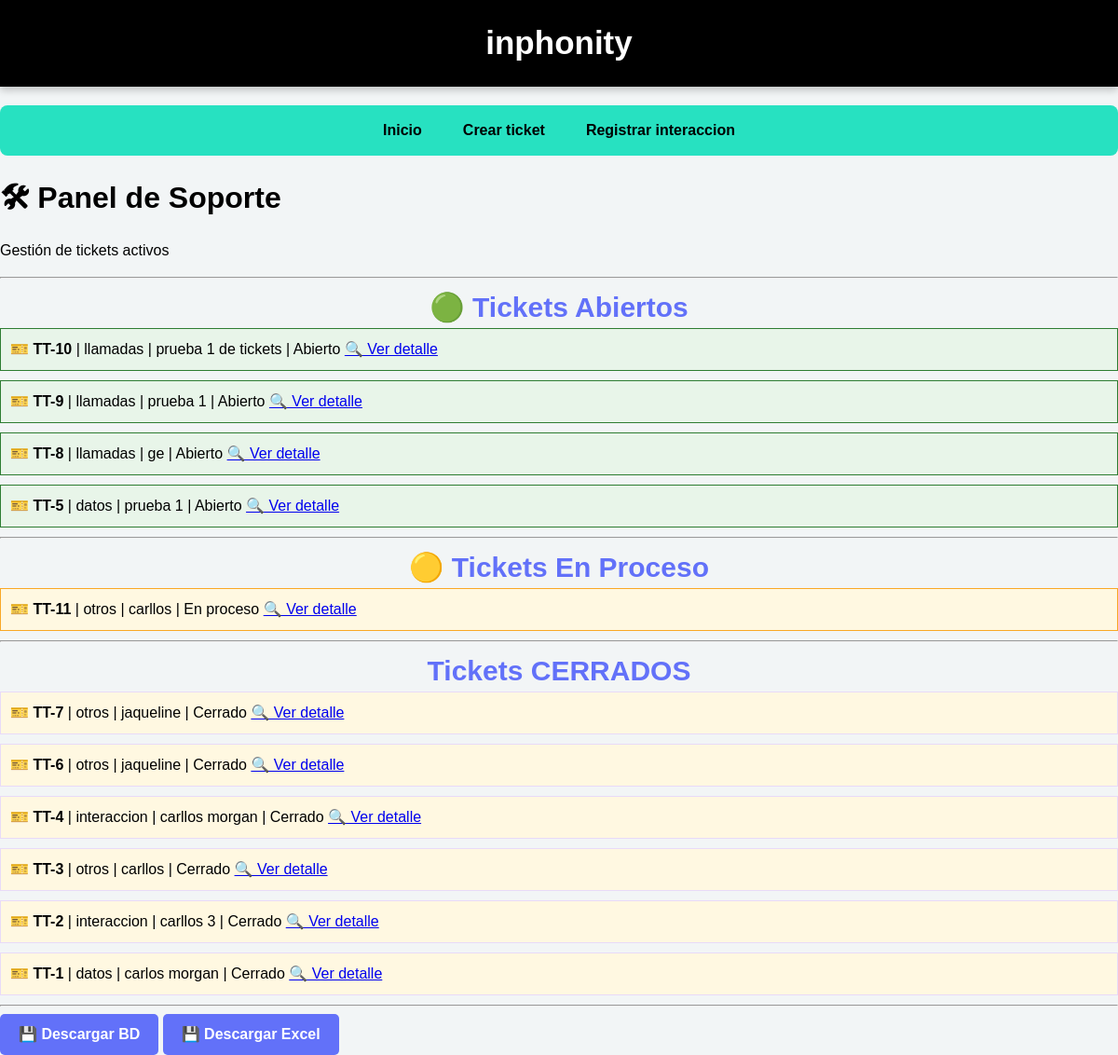
/soporte, run on the app's committed database.
### tables this page shows
CREATE TABLE tickets (
        id INTEGER PRIMARY KEY AUTOINCREMENT,
        ejecutivo_nombre TEXT,
        ejecutivo_email TEXT,
        categoria TEXT,
        cliente_nombre TEXT,
        cliente_correo TEXT,
        dn_afectado TEXT,
        dn_contacto TEXT,
        rol TEXT,
        canal TEXT,
        descripcion_error TEXT,
        compania TEXT,
        numeros_prueba TEXT,
        numero_prueba TEXT,
        version_software TEXT,
        locucion TEXT,
        ubicacion TEXT,
        validaciones TEXT,
        tipo_afectacion TEXT,
        pagina_app TEXT,
        estatus TEXT DEFAULT 'Abierto'
    , descripcion_solicitud TEXT, descripcion_interaccion TEXT, fecha_creacion TIMESTAMP DEFAULT CURRENT_TIMESTAMP, fecha_cierre TIMESTAMP, link_genesys TEXT);

### app.py (the view)
@app.route("/soporte")
def panel_soporte():
    conn = sqlite3.connect(DB)
    conn.row_factory = sqlite3.Row
    cursor = conn.cursor()
    cursor.execute("SELECT * FROM tickets WHERE estatus='Abierto' ORDER BY id DESC")
    abiertos = cursor.fetchall()
    cursor.execute("SELECT * FROM tickets WHERE estatus='En proceso' ORDER BY id DESC")
    en_proceso = cursor.fetchall()
    cursor.execute("SELECT * FROM tickets WHERE LOWER(estatus)='cerrado' ORDER BY id DESC")
    cerrados = cursor.fetchall()
    conn.close()
    return render_template(
        "soporte.html",
        abiertos=abiertos,
        en_proceso=en_proceso,
        cerrados=cerrados,
    )

### templates/soporte.html (shortened to what this page needs)
<!DOCTYPE html>
<html>
<head>
    <link rel="stylesheet" href="{{ url_for('static', filename='estilos/styles.css') }}">
</head>
<body>
  <header>
 <h1>inphonity </h1>
    </header>
    <nav>
       <a href="/inicio_cc">Inicio</a>
        <a href="/">Crear ticket</a>
        <a href="/registro_interacciones">Registrar interaccion</a>
    </nav>
<h1>🛠 Panel de Soporte</h1>
<p>Gestión de tickets activos</p>
<hr>
<h2>🟢 Tickets Abiertos</h2>
{% for t in abiertos %}
<div style="border:1px solid #2e7d32; padding:10px; margin-bottom:10px; background:#e8f5e9;">
    🎫 <b>TT-{{ t.id }}</b> |
    {{ t.categoria }} |
    {{ t.cliente_nombre }} |
    {{ t.estatus }}
    <a href="{{ url_for('soporte_detalle', id=t.id) }}">🔍 Ver detalle</a>
</div>
{% else %}
<p>No hay tickets abiertos</p>
{% endfor %}
<hr>
<h2>🟡 Tickets En Proceso</h2>
{% for t in en_proceso %}
<div style="border:1px solid #f9a825; padding:10px; margin-bottom:10px; background:#fff8e1;">
    🎫 <b>TT-{{ t.id }}</b> |
    {{ t.categoria }} |
    {{ t.cliente_nombre }} |
    {{ t.estatus }}
    <a href="/soporte/ticket/{{ t.id }}">🔍 Ver detalle</a>
</div>
{% else %}
<p>No hay tickets en proceso</p>
{% endfor %}
<hr>
<h2> Tickets CERRADOS</h2>
{% for t in cerrados %}
<div style="border:1px solid #E8DAF8; padding:10px; margin-bottom:10px; background:#fff8e1;">
    🎫 <b>TT-{{ t.id }}</b> |
    {{ t.categoria }} |
    {{ t.cliente_nombre }} |
    {{ t.estatus }}
    <a href="/soporte/ticket/{{ t.id }}">🔍 Ver detalle</a>
</div>
{% else %}
<p>No hay tickets en cerrados</p>
{% endfor %}
<hr>
<a href="{{ url_for('descargar_db') }}" class="btn-descargar">💾 Descargar BD</a>
<a href="{{ url_for('descargar_excel') }}" class="btn-descargar">💾 Descargar Excel</a>
</body>
</html>

### static/estilos/styles.css (style rules this page uses)
:root { --blanco: #FFFFFF; --negro: #000000; --verde: #27E1C1; --azul: #6271F9; --verde-oscuro: #28C7AC; --azul-oscuro: #4454E2; --amarillo: #FDB827; --gris-claro: #F2F5F6; --lila: #E8DAF8; --azul-claro: #D4F1FF; }
html { font-size: 62.5%; }
body { font-family: Arial, Helvetica, sans-serif; font-size: 1.6rem; margin: 0; background-color: var(--gris-claro); color: var(--negro); line-height: 1.5; }
header { background-color: var(--negro); color: var(--blanco); text-align: center; padding: 2rem; box-shadow: 0 4px 8px rgba(0,0,0,0.2); }
header h1 { margin: 0; font-size: 3.5rem; }
nav { display: flex; justify-content: center; gap: 2rem; background-color: var(--verde); padding: 1rem; border-radius: 8px; margin: 2rem 0; }
nav a { text-decoration: none; color: var(--negro); font-weight: bold; padding: 0.5rem 1.2rem; transition: all 0.3s ease; }
h2 { color: var(--azul); margin-top: 0; }
b { color: var(--negro); }
.btn-descargar { display: inline-block; padding: 10px 20px; background-color: #6271F9; color: #FFFFFF; text-decoration: none; border-radius: 5px; font-weight: bold; transition: 0.3s; }
h2 { margin: 0; text-align: center; font-size: 3rem; }

### data on the page
tickets: id "10", categoria "llamadas", cliente_nombre "prueba 1 de tickets", estatus "Abierto"
tickets: id "9", categoria "llamadas", cliente_nombre "prueba 1", estatus "Abierto"
tickets: id "8", categoria "llamadas", cliente_nombre "ge", estatus "Abierto"
tickets: id "5", categoria "datos", cliente_nombre "prueba 1", estatus "Abierto"
tickets: id "11", categoria "otros", cliente_nombre "carllos", estatus "En proceso"
tickets: id "7", categoria "otros", cliente_nombre "jaqueline", estatus "Cerrado"
tickets: id "6", categoria "otros", cliente_nombre "jaqueline", estatus "Cerrado"
tickets: id "4", categoria "interaccion", cliente_nombre "carllos morgan", estatus "Cerrado"
tickets: id "3", categoria "otros", cliente_nombre "carllos", estatus "Cerrado"
tickets: id "2", categoria "interaccion", cliente_nombre "carllos 3", estatus "Cerrado"
tickets: id "1", categoria "datos", cliente_nombre "carlos morgan", estatus "Cerrado"
